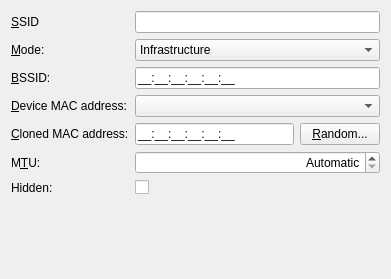
<?xml version="1.0" encoding="UTF-8"?>
<ui version="4.0">
 <class>WifiConnectionWidget</class>
 <widget class="QWidget" name="WifiConnectionWidget">
  <property name="geometry">
   <rect>
    <x>0</x>
    <y>0</y>
    <width>391</width>
    <height>279</height>
   </rect>
  </property>
  <layout class="QFormLayout" name="formLayout">
   <item row="0" column="0">
    <widget class="QLabel" name="SSIDLabel">
     <property name="text">
      <string>&amp;SSID</string>
     </property>
     <property name="buddy">
      <cstring>SSIDLineEdit</cstring>
     </property>
    </widget>
   </item>
   <item row="0" column="1">
    <widget class="KLineEdit" name="SSIDLineEdit">
     <property name="sizePolicy">
      <sizepolicy hsizetype="MinimumExpanding" vsizetype="Fixed">
       <horstretch>0</horstretch>
       <verstretch>0</verstretch>
      </sizepolicy>
     </property>
    </widget>
   </item>
   <item row="1" column="0">
    <widget class="QLabel" name="modeLabel">
     <property name="text">
      <string>&amp;Mode:</string>
     </property>
     <property name="buddy">
      <cstring>modeComboBox</cstring>
     </property>
    </widget>
   </item>
   <item row="1" column="1">
    <widget class="KComboBox" name="modeComboBox">
     <property name="sizePolicy">
      <sizepolicy hsizetype="MinimumExpanding" vsizetype="Fixed">
       <horstretch>0</horstretch>
       <verstretch>0</verstretch>
      </sizepolicy>
     </property>
     <item>
      <property name="text">
       <string>Infrastructure</string>
      </property>
     </item>
     <item>
      <property name="text">
       <string>Ad-hoc</string>
      </property>
     </item>
     <item>
      <property name="text">
       <string>Access Point</string>
      </property>
     </item>
    </widget>
   </item>
   <item row="2" column="0">
    <widget class="QLabel" name="BSSIDLabel">
     <property name="text">
      <string>&amp;BSSID:</string>
     </property>
     <property name="buddy">
      <cstring>BSSIDLineEdit</cstring>
     </property>
    </widget>
   </item>
   <item row="2" column="1">
    <widget class="KLineEdit" name="BSSIDLineEdit">
     <property name="sizePolicy">
      <sizepolicy hsizetype="MinimumExpanding" vsizetype="Fixed">
       <horstretch>0</horstretch>
       <verstretch>0</verstretch>
      </sizepolicy>
     </property>
     <property name="inputMask">
      <string notr="true">HH:HH:HH:HH:HH:HH;_</string>
     </property>
    </widget>
   </item>
   <item row="3" column="0">
    <widget class="QLabel" name="label">
     <property name="text">
      <string>&amp;Device MAC address:</string>
     </property>
     <property name="buddy">
      <cstring>macAddress</cstring>
     </property>
    </widget>
   </item>
   <item row="3" column="1">
    <widget class="HwAddrComboBox" name="macAddress">
     <property name="sizePolicy">
      <sizepolicy hsizetype="MinimumExpanding" vsizetype="Fixed">
       <horstretch>0</horstretch>
       <verstretch>0</verstretch>
      </sizepolicy>
     </property>
    </widget>
   </item>
   <item row="4" column="0">
    <widget class="QLabel" name="label_2">
     <property name="text">
      <string>&amp;Cloned MAC address:</string>
     </property>
     <property name="buddy">
      <cstring>clonedMacAddress</cstring>
     </property>
    </widget>
   </item>
   <item row="4" column="1">
    <layout class="QHBoxLayout" name="horizontalLayout">
     <item>
      <widget class="KLineEdit" name="clonedMacAddress">
       <property name="sizePolicy">
        <sizepolicy hsizetype="MinimumExpanding" vsizetype="Fixed">
         <horstretch>0</horstretch>
         <verstretch>0</verstretch>
        </sizepolicy>
       </property>
       <property name="inputMask">
        <string notr="true">HH:HH:HH:HH:HH:HH;_</string>
       </property>
       <property name="alignment">
        <set>Qt::AlignLeading|Qt::AlignLeft|Qt::AlignVCenter</set>
       </property>
      </widget>
     </item>
     <item>
      <widget class="QPushButton" name="btnRandomMacAddr">
       <property name="text">
        <string>&amp;Random...</string>
       </property>
      </widget>
     </item>
    </layout>
   </item>
   <item row="6" column="0">
    <widget class="QLabel" name="label_3">
     <property name="text">
      <string>M&amp;TU:</string>
     </property>
     <property name="buddy">
      <cstring>mtu</cstring>
     </property>
    </widget>
   </item>
   <item row="6" column="1">
    <widget class="QSpinBox" name="mtu">
     <property name="sizePolicy">
      <sizepolicy hsizetype="MinimumExpanding" vsizetype="Fixed">
       <horstretch>0</horstretch>
       <verstretch>0</verstretch>
      </sizepolicy>
     </property>
     <property name="alignment">
      <set>Qt::AlignRight|Qt::AlignTrailing|Qt::AlignVCenter</set>
     </property>
     <property name="specialValueText">
      <string>Automatic</string>
     </property>
     <property name="suffix">
      <string> bytes</string>
     </property>
     <property name="prefix">
      <string/>
     </property>
     <property name="maximum">
      <number>9999</number>
     </property>
    </widget>
   </item>
   <item row="7" column="1">
    <widget class="QCheckBox" name="hiddenNetwork">
     <property name="text">
      <string/>
     </property>
    </widget>
   </item>
   <item row="7" column="0">
    <widget class="QLabel" name="label_4">
     <property name="text">
      <string>Hidden:</string>
     </property>
    </widget>
   </item>
  </layout>
 </widget>
 <customwidgets>
  <customwidget>
   <class>KLineEdit</class>
   <extends>QLineEdit</extends>
   <header>klineedit.h</header>
  </customwidget>
  <customwidget>
   <class>HwAddrComboBox</class>
   <extends>QComboBox</extends>
   <header>hwaddrcombobox.h</header>
  </customwidget>
  <customwidget>
   <class>KComboBox</class>
   <extends>QComboBox</extends>
   <header>kcombobox.h</header>
  </customwidget>
 </customwidgets>
 <tabstops>
  <tabstop>SSIDLineEdit</tabstop>
  <tabstop>modeComboBox</tabstop>
  <tabstop>BSSIDLineEdit</tabstop>
  <tabstop>macAddress</tabstop>
  <tabstop>clonedMacAddress</tabstop>
  <tabstop>btnRandomMacAddr</tabstop>
  <tabstop>mtu</tabstop>
 </tabstops>
 <resources/>
 <connections/>
</ui>
